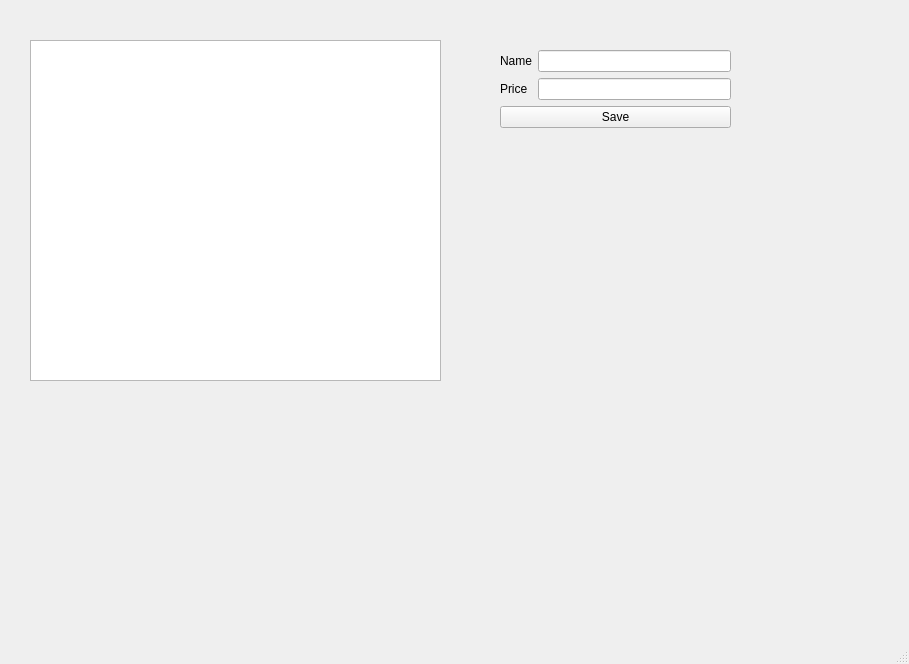
<?xml version="1.0" encoding="UTF-8"?>
<ui version="4.0">
 <class>MainWindow</class>
 <widget class="QMainWindow" name="MainWindow">
  <property name="geometry">
   <rect>
    <x>0</x>
    <y>0</y>
    <width>909</width>
    <height>664</height>
   </rect>
  </property>
  <property name="windowTitle">
   <string>MainWindow</string>
  </property>
  <widget class="QWidget" name="centralwidget">
   <widget class="QTableWidget" name="tableWidget">
    <property name="geometry">
     <rect>
      <x>30</x>
      <y>40</y>
      <width>411</width>
      <height>341</height>
     </rect>
    </property>
   </widget>
   <widget class="QWidget" name="formLayoutWidget">
    <property name="geometry">
     <rect>
      <x>500</x>
      <y>50</y>
      <width>231</width>
      <height>181</height>
     </rect>
    </property>
    <layout class="QFormLayout" name="formLayout">
     <item row="2" column="0">
      <widget class="QLabel" name="label_Name">
       <property name="text">
        <string>Name</string>
       </property>
      </widget>
     </item>
     <item row="2" column="1">
      <widget class="QLineEdit" name="name_Edit"/>
     </item>
     <item row="3" column="1">
      <widget class="QLineEdit" name="price_Edit"/>
     </item>
     <item row="3" column="0">
      <widget class="QLabel" name="label_Price">
       <property name="text">
        <string>Price</string>
       </property>
      </widget>
     </item>
     <item row="4" column="0" colspan="2">
      <widget class="QPushButton" name="pushButton">
       <property name="text">
        <string>Save</string>
       </property>
      </widget>
     </item>
    </layout>
   </widget>
  </widget>
  <widget class="QMenuBar" name="menubar">
   <property name="geometry">
    <rect>
     <x>0</x>
     <y>0</y>
     <width>909</width>
     <height>26</height>
    </rect>
   </property>
  </widget>
  <widget class="QStatusBar" name="statusbar"/>
 </widget>
 <resources/>
 <connections/>
</ui>
